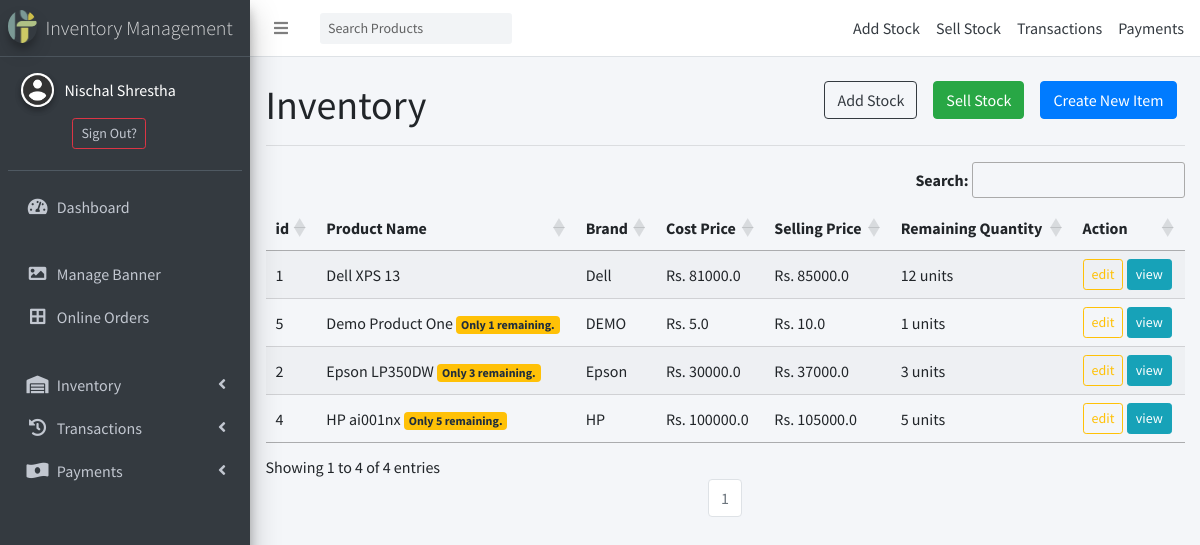
Page /inventory/ (signed in) on the committed database.
### accounts/models.py (models this page shows)
class User(AbstractBaseUser, PermissionsMixin):
    class Types(models.TextChoices):
        ADMIN = "ADMIN", "Admin"
        STAFF = "STAFF", "Staff"
        CUSTOMER = "CUSTOMER", "Customer"
    base_type = Types.CUSTOMER
    _type = models.CharField(
        _("Type"), max_length=50, choices=Types.choices, default=base_type
    )
    email = models.EmailField(max_length=254, unique=True)
    first_name = models.CharField(max_length=128)
    last_name = models.CharField(max_length=128)
    is_staff = models.BooleanField(default=False)
    is_superuser = models.BooleanField(default=False)
    is_active = models.BooleanField(default=True)
    last_login = models.DateTimeField(null=True, blank=True)
    date_joined = models.DateTimeField(auto_now_add=True)
    USERNAME_FIELD = 'email'
    EMAIL_FIELD = 'email'
    REQUIRED_FIELDS = ['first_name','last_name','_type']
    objects = UserManager()

### Userprofile/models.py (models this page shows, shortened)
class Profile(models.Model):
    user = models.OneToOneField(User, on_delete=models.CASCADE)
    mobile_num_regex = RegexValidator(regex="^[0-9]{9,15}$", message="Entered mobile number isn't in a right format!")
    contact = models.CharField(validators=[mobile_num_regex], max_length=13, blank=True, null=True)
    dp = models.ImageField(default='user.png',upload_to='profile_pics')

### inventory/models.py (models this page shows, shortened)
class Item(models.Model):
    name = models.CharField(_("Product Name"),max_length = 240, unique = True)
    brand = models.CharField(_("Product Brand"), max_length = 50, null=True, blank=True)
    category = models.ForeignKey("inventory.Category", verbose_name=_("category"), on_delete=models.CASCADE, related_name='categories')
    description = models.TextField(_("Product Description"))
    image = models.ImageField(_("Product Image"), upload_to="product_images", height_field=None, width_field=None, max_length=None, default = 'image-not-available.jpg')
    cost_price = models.FloatField(_("Latest Cost Price"), default=0)
    quantity = models.IntegerField(_("Available Quantity"), default=0)
    selling_price = models.FloatField(_("Current Selling Price"), default=0)
    about_seller = models.TextField(_("About Seller"))
    class Meta:
        ordering = ['name']

### inventory/views.py (the view)
# urls.py: path("", ItemListView.as_view() , name="items-list"),
class ItemListView(LoginRequiredMixin, UserPassesTestMixin, ListView):
    model = Item
    template_name = "inventory/item_list.html"
    context_object_name = 'items'
    paginate_by = 50
    def get_context_data(self, **kwargs):
        context = super().get_context_data(**kwargs)
        context["title"] = "Inventory Items List"
        return context
    def test_func(self):
        return self.request.user._type in ['ADMIN', 'STAFF']

### inventory/context_processors.py (called while the page is built)
def category(request):
    return {
        'categories': Category.objects.parents(),
        'cart_items': Order.objects.get_or_create(user=request.user, status='NO')[0].items.all().count() if request.user.is_authenticated else None,
        }

### inventory/models.py (called while the page is built)
    def parents(self):
        qs = super(CategoryManager, self).filter(parent = None)
        return qs

### templates/inventory/item_list.html (shortened to what this page needs)
{% extends 'partial/base.html' %}
{% load static %}
{% block style %}
<link rel="stylesheet" type="text/css" href="https://cdn.datatables.net/1.10.22/css/jquery.dataTables.css">
{% endblock style %}
{% block content %}
<a href="{% url 'inventory:new-item' %}" class="mx-2 btn btn-primary" style="float:right;">Create New Item</a>
<a href="{% url 'inventory:sell-stock' %}" class="mx-2 btn btn-success" style="float:right;">Sell Stock</a>
<a href="{% url 'inventory:add-stock' %}" class="mx-2 btn btn-outline-dark" style="float:right;">Add Stock</a>
<h1>Inventory</h1>
<hr>
<table id="table_id" class="display">
    <thead>
        <tr>
            <th>id</th>
            <th>Product Name</th>
            <th>Brand</th>
            <th>Cost Price</th>
            <th>Selling Price</th>
            <th>Remaining Quantity</th>
            <th>Action</th>
        </tr>
    </thead>
    <tbody>
    {% for item in items %}
        <tr>
            <td>{{item.id}}</td>
            <td>
                {{item.name}}
                {% if item.quantity <= 0 %}
                    <span class="badge badge-danger">Out of Stock</span>
                {% elif item.quantity < 10 %}
                    <span class="badge badge-warning">Only {{item.quantity}} remaining.</span>
                {% endif %}
            </td>
            <td>{{item.brand}}</td>
            <td>Rs. {{item.cost_price}}</td>
            <td>Rs. {{item.selling_price}}</td>
            <td>{{item.quantity}} units</td>
            <td><a class='btn btn-outline-warning btn-sm' href="{% url 'inventory:item-update' item.id%}">edit</a>
            <a class='btn btn-info btn-sm view_item_btn' value="{{item.id}}" href="#">view</a>
            </td>
        </tr>
    {% endfor %}
    </tbody>
</table>
{% include "partial/pagination.html" %}
{% endblock content %}

### templates/side_nav.html (shortened to what this page needs)
{% load static %}
<aside class="main-sidebar sidebar-dark-primary elevation-4">
    <a href="/" class="brand-link">
      <img src="{% static '../media/favicon.png' %}" alt="IMS" class="brand-image img-circle elevation-3 ml-0"
           style="opacity: .8">
      <span class="brand-text font-weight-light">Inventory Management</span>
    </a>
    <div class="sidebar">
      <div class="user-panel mt-3 pb-3 mb-3 d-flex">
        {% if user.is_authenticated %}
          <div class="image">
            <img src="{{request.user.profile.dp.url}}" class="img-circle elevation-2" alt="User Image">
          </div>
          <div class="info">
          <a class="text-white mr-2" href="{% url 'profile' %}" id="navbarDropdown" role="button" aria-haspopup="true" aria-expanded="false">
            <p class="d-block">{{request.user.first_name}} {{request.user.last_name}}</p>
          </a>
          <a class="btn btn-sm btn-outline-danger" href="{% url 'account_logout' %}">Sign Out?</a>
        {% else %}
          <a class="btn mr-1 mb-1 btn-sm btn-outline-success text-light" href="{% url 'account_login' %}">Sign In</a>
          {% comment %} <a class="btn btn-sm mb-1 btn-warning text-dark" href="{% url 'account_signup' %}">Signup</a> {% endcomment %}
        {% endif %}
        </div>
      </div>
      <nav class="mt-2">
        <ul class="nav nav-pills nav-sidebar flex-column" data-widget="treeview" role="menu" data-accordion="false">
          <li class="nav-item">
            <a href="{% url 'main:admin-home' %}" class="nav-link">
              <i class="nav-icon fas fa-tachometer-alt active"></i>
              <p>
                Dashboard
              </p>
            </a>
          </li><br>
          <li class="nav-item">
            <a href="{% url 'inventory:carousels-list' %}" class="nav-link">
              <i class="nav-icon fas fa-image active"></i>
              <p>
                Manage Banner
              </p>
            </a>
          </li>
          <li class="nav-item">
            <a href="{% url 'inventory:orders-list' %}" class="nav-link">
              <i class="nav-icon fas fa-border-all active"></i>
              <p>
                Online Orders
              </p>
            </a>
          </li><br>
          {% if user.is_authenticated %}
          <li class="nav-item has-treeview menu-closed">
            <a href="#" class="nav-link">
              <i class="nav-icon fas fa-warehouse"></i>
              <p>
                Inventory
                <i class="right fas fa-angle-left"></i>
              </p>
            </a>
          </li>
          <li class="nav-item has-treeview menu-closed">
            <a href="#" class="nav-link">
              <i class="nav-icon fas fa-history"></i>
              <p>
                Transactions
                <i class="right fas fa-angle-left"></i>
              </p>
            </a>
          </li>
          <li class="nav-item has-treeview menu-closed">
            <a href="#" class="nav-link">
              <i class="nav-icon fas fa-money-bill-wave-alt"></i>
              <p>
                Payments
                <i class="right fas fa-angle-left"></i>
              </p>
            </a>
          </li>
          {% endif %}
        </ul>
      </nav>
    </div>
  </aside>

### rows in the picture
User: user.profile.dp (placeholder picture), user.first_name "Nischal", user.last_name "Shrestha"
Item: id "1", name "Dell XPS 13", brand "Dell", cost_price "81000.0", selling_price "85000.0", quantity "12"
Item: id "5", name "Demo Product One", quantity "1", brand "DEMO", cost_price "5.0", selling_price "10.0"
Item: id "2", name "Epson LP350DW", quantity "3", brand "Epson", cost_price "30000.0", selling_price "37000.0"
Item: id "4", name "HP ai001nx", quantity "5", brand "HP", cost_price "100000.0", selling_price "105000.0"

### other values in the picture
{{ num }} "1"
